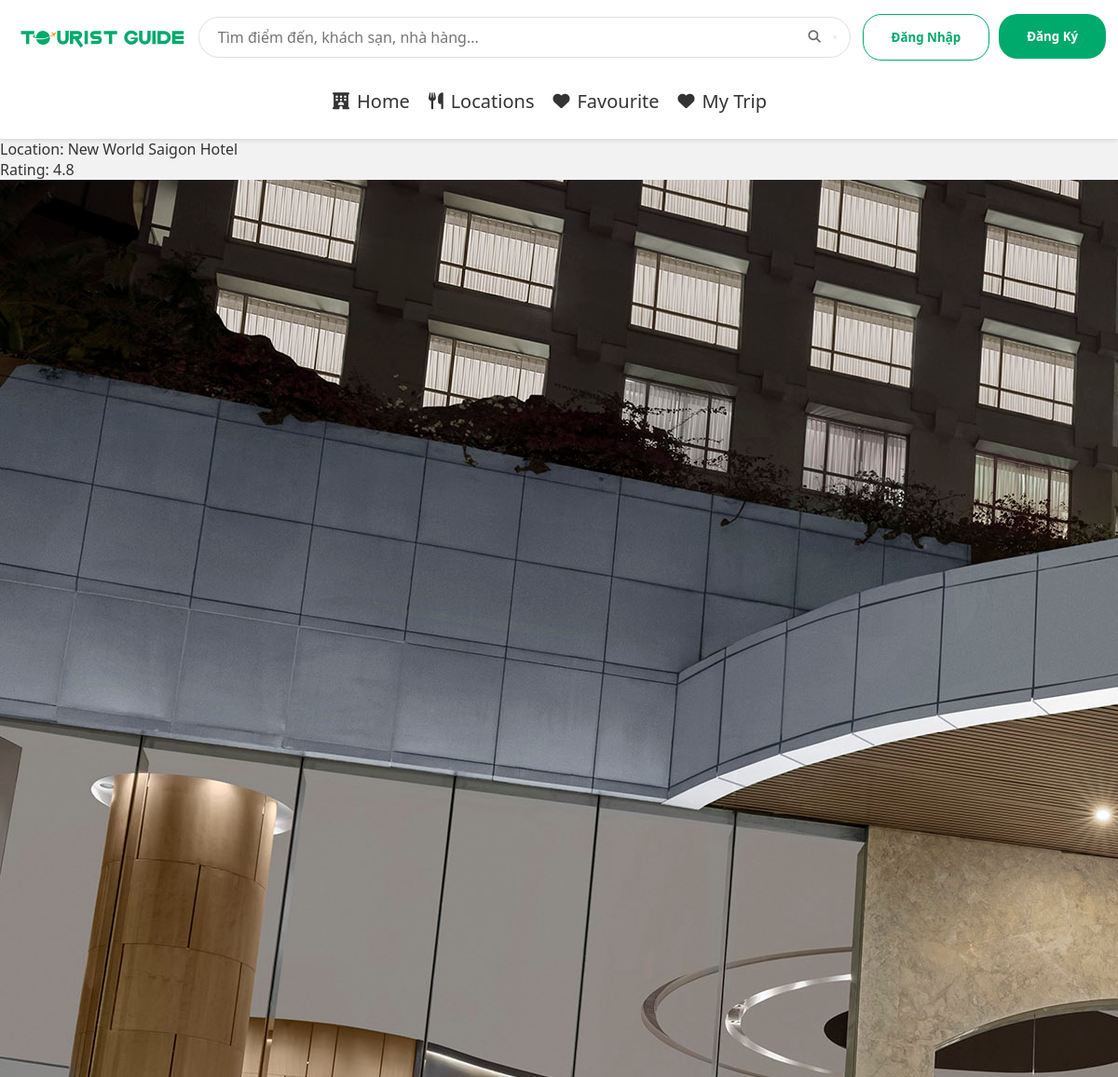
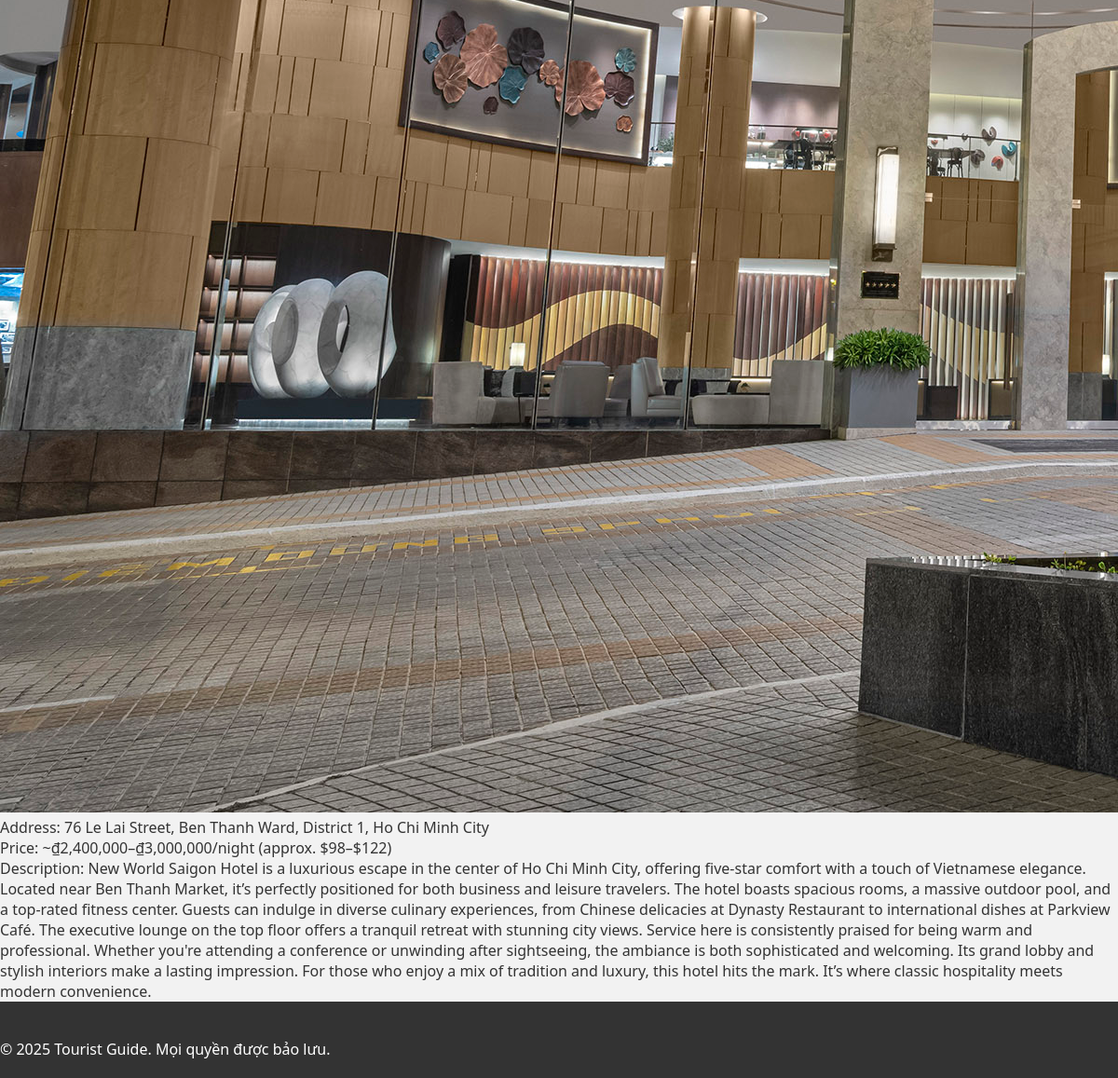
The page /AC002 on the database its author committed (2 pictures, top to bottom).
### location/models.py (models this page shows, shortened)
class Location(models.Model):
    loc = models.ForeignKey(Location_List, on_delete = models.CASCADE, null = True, blank = True)
    code = models.CharField(max_length=10, unique=True)
    location = models.CharField(max_length = 64)
    type = models.CharField(max_length=13, default = "")
    rating = models.FloatField(default = 5)
    open_hours = models.CharField(max_length=128, blank=True)
    ticket_info = models.CharField(max_length = 100, default = "")
    address = models.CharField(max_length = 100, default = "")
    image_path = models.CharField(max_length=255, default='')
    description = models.TextField(default="")
    long_description = models.TextField(default="")
    coordinate = models.CharField(max_length = 40, default = "")

### location/views.py (the view)
# urls.py: path('<str:location_code>',views.location_display, name='display_location'),
def location_display(request, location_code):
    look_up = Location.objects.get(code = location_code)
    return render(request, "display_location/display.html", {
        "code": look_up.code,
        "location_name": look_up.location,
        "type": look_up.type,
        "open_hours": look_up.open_hours,
        "rating": look_up.rating,
        "rating_half": look_up.rating,
        "ticket_info": look_up.ticket_info,
        "address": look_up.address,
        "image_path": look_up.image_path,
        "description": look_up.description,
        "long_description": look_up.long_description,
        "coordinate": look_up.coordinate
    })

### location/templates/display_location/display.html (shortened to what this page needs)
{% extends "layout/layout.html" %}
{% load static %}
{% block body %}
    <ul>
        <li>Location: {{ location_name }}</li>
        <li>Rating: {{ rating }}</li>
        <img src="{% static image_path %}" alt="{{ location.name }}">
        <li>Address: {{ address }}</li>
        <li>Price: {{ ticket_info }}</li>
        <li>Description: {{ long_description }}</li>
    </ul>
{% endblock %}

### location/templates/layout/layout.html (shortened to what this page needs)
{% load static %}
<!DOCTYPE html>
<html lang="en-US" lang="vi">
<head>
    <link rel="stylesheet" href="{% static 'css/layout.css' %}">
    <link rel="stylesheet" href="https://cdnjs.cloudflare.com/ajax/libs/font-awesome/6.5.0/css/all.min.css">
</head>
<body>
    <header>
        <div class="header-container">
            <div class="logo">
                <a href="https://github.com/howardVoxcan/Tourist_Guide">
                    <picture>
                        <img src="{% static 'img/logo-tourist-guide.svg' %}" alt="">
                    </picture>
                </a>
            </div>
            <div class="search-bar">
                <input type="text" placeholder="Tìm điểm đến, khách sạn, nhà hàng...">
                <button class="search-icon"><i class="fas fa-search search-icon"></i></button>
            </div>
            {% if not user.is_authenticated %}
            <div class="nav-buttons">
                <a href="{% url 'login' %}"><button class="nav-button secondary">Đăng Nhập</button></a>
                <a href="{% url 'register'%}"><button class="nav-button primary">Đăng Ký</button></a>
            </div>
            {% else %}
            {{user.username}}
            {% endif %}
        </div>
        <ul class="nav-tabs">
            <li><a href="{% url 'homepage' %}"><i class="fas fa-hotel"></i>Home</a></li>
            <li><a href="{% url 'locations' %}"><i class="fas fa-utensils"></i>Locations</a></li>
            <li><a href="{% url 'favourite' %}"><i class="fas fa-heart"></i>Favourite</a></li>
            <li><a href="{% url 'my_trip' %}"><i class="fas fa-heart"></i>My Trip</a></li>
        </ul>
    </header>
    {% block body %}
    {% endblock %}
    <footer>
        <p>&copy; 2025 Tourist Guide. Mọi quyền được bảo lưu.</p>
    </footer>
</body>
</html>

### location/static/css/layout.css (style rules this page uses)
* { margin: 0; padding: 0; box-sizing: border-box; font-family: 'Segoe UI', Tahoma, Geneva, Verdana, sans-serif; }
html, body { width: 100%; height: 100%; overflow-x: hidden; }
body { background-color: #f2f2f2; color: #333; min-height: 100vh; }
header { background-color: white; padding: 15px 0; box-shadow: 0 2px 4px rgba(0, 0, 0, 0.1); position: sticky; top: 0; z-index: 100; width: 100%; }
.header-container { max-width: 1200px; height: auto; margin: 0 auto; margin-bottom: 20px; display: flex; align-items: center; justify-content: space-between; padding: 0 10px; flex-wrap: nowrap; }
picture { display: block; }
.logo a, .logo picture { width: 200px; height: auto; padding: 50px auto; display: flex; align-items: center; }
.search-bar { flex: 1; max-width: 700px; margin-top: 0; position: relative; align-items: center; }
.search-bar input { display: flex; width: 100%; padding: 10px 20px; border: 1px solid #e0e0e0; border-radius: 24px; font-size: 16px; outline: none; }
.search-icon { position: absolute; right: 15px; top: 50%; transform: translateY(-50%); color: #666; }
.nav-buttons { display: flex; align-items: right; justify-content: center; flex-wrap: wrap; }
.nav-button { padding: 15px 30px; margin-left: 10px; border: none; border-radius: 20px; font-weight: bold; cursor: pointer; background-color: white; white-space: nowrap; }
.nav-button.primary { background-color: #00aa6c; color: white; }
.nav-button.secondary { border: 1px solid #00aa6c; color: #00aa6c; }
.nav-tabs { display: flex; flex: 1; list-style: none; justify-content: center; }
.nav-tabs li { margin-right: 20px; white-space: nowrap; font-size: 20px; }
.nav-tabs a { display: flex; align-items: center; color: #333; text-decoration: none; font-weight: 500; padding: 10px 0; border-bottom: 2px solid transparent; }
.nav-tabs i { margin-right: 8px; font-size: 18px; }
footer { background-color: #333; color: white; padding: 40px 0 20px; }

### rows shown on the page
Location: location "New World Saigon Hotel", rating "4.8", image_path (picture), address "76 Le Lai Street, Ben Thanh Ward, District 1, Ho Chi Minh City", ticket_info "~₫2,400,000–₫3,000,000/night (approx. $98–$122)", long_description "New World Saigon Hotel is a luxurious escape in the center of Ho Chi Minh City, offering five-star comfort with a touch of Vietnamese elegance. Located near Ben Thanh Market, it’s perfectly positioned for both business and leisure travelers. The hotel boasts spacious rooms, a massive outdoor pool, and a top-rated fitness center. Guests can indulge in diverse culinary experiences, from Chinese delicacies at Dynasty Restaurant to international dishes at Parkview Café. The executive lounge on the top floor offers a tranquil retreat with stunning city views. Service here is consistently praised for being warm and professional. Whether you're attending a conference or unwinding after…"
